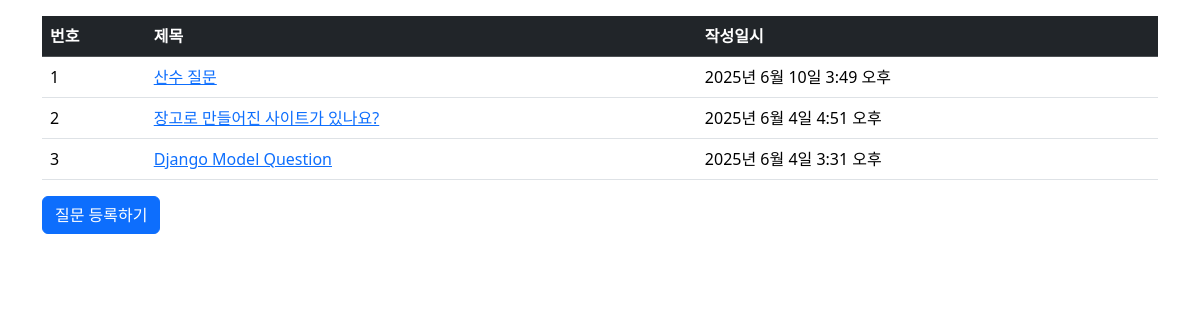
Screenshot of /pybo/ with the database file from the repository.
### pybo/models.py (models this page shows, shortened)
class Question(models.Model):
    subject = models.CharField(max_length=200)
    content = models.TextField()
    create_date = models.DateTimeField()

### pybo/views.py (the view)
# urls.py: path('', views.index, name='index'),
def index(request):
    question_list = Question.objects.order_by('-create_date')
    context = {'question_list': question_list}
    return render(request, 'pybo/question_list.html', context)

### templates/pybo/question_list.html
{% extends 'base.html' %}
{% block content %}
<div class="container my-3">
    <table class="table">
        <thead>
            <tr class="table-dark">
                <th>번호</th>
                <th>제목</th>
                <th>작성일시</th>
            </tr>
        </thead>
        <tbody>
            {% if question_list %}
            {% for question in question_list %}
            <tr>
                <td>{{ forloop.counter }}</td>
                <td>
                    <a href="{% url 'pybo:detail' question.id %}">{{ question.subject }}</a>
                </td>
                <td>{{ question.create_date }}</td>
            </tr>
            {% endfor %}
            {% else %}
            <tr>
                <td colspan="3">질문이 없습니다.</td>
            </tr>
            {% endif %}
        </tbody>
    </table>
    <a href="{% url 'pybo:question_create' %}" class="btn btn-primary">질문 등록하기</a>
</div>
{% endblock content %}

### rows the page displays
Question: subject "산수 질문", create_date "2025년 6월 10일 3:49 오후"
Question: subject "장고로 만들어진 사이트가 있나요?", create_date "2025년 6월 4일 4:51 오후"
Question: subject "Django Model Question", create_date "2025년 6월 4일 3:31 오후"
